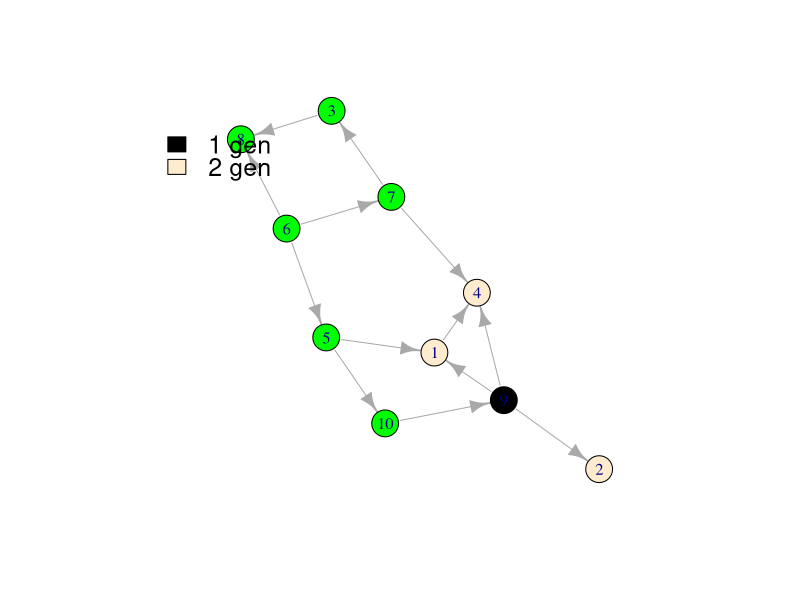

Here is the R script that generated this plot:
library(igraph)

# prepare network data
raw_graph_data = read.csv(file="social_network_graph_data.csv", header=FALSE, sep=" ")

graph_data <- raw_graph_data[3:nrow(raw_graph_data), 1:2]
str(graph_data)

raw_graph <- graph_from_data_frame(graph_data, directed=TRUE)
#graph <- simplify(raw_graph)
graph <- erdos.renyi.game(p.or.m=.2, n=10, directed = TRUE)

# check if graph has 167 vertices & 5783 edges
print(vcount(graph))
print(ecount(graph))

# CONDUCT DISTRIBUTION SIMULATION

random_attempts_count <- 1
iterations_within_attempt <- 2
legend_descriptions <- lapply(c(1:iterations_within_attempt), paste0, " gen")
plot_file_names <- lapply(c(1:random_attempts_count), paste0, "attempt.jpg")
plot_colors <- c("black", "blanchedalmond", "blue", "blueviolet", "cyan", "darkgoldenrod1", "darkolivegreen1", "firebrick1", "deeppink", "lightskyblue")

for(attempt in 1:random_attempts_count) {
  print(paste(as.character(attempt), "attempt"))
  
  # mark all nodes as non-infected
  for(vertex_index in V(graph)) {
    V(graph)[vertex_index]$infected = F
    V(graph)[vertex_index]$color = "green"
  }
  
  # set a random node to be infected
  random_index <- sample(1:vcount(graph), 1)
  print(random_index)
  V(graph)[random_index]$infected <- T
  V(graph)[random_index]$color <- plot_colors[1]
  
  # create 0-init vertex size matrix where the source-of-infection node is 1
  size_matrix = matrix(0, nrow = vcount(graph), ncol = 1)
  size_matrix[random_index, 1] <- 1
  
  infection_sources <- V(graph)[random_index]
  
  # simulate 10 iterations of infection propagation
  for(index in 1:iterations_within_attempt) {
    
    neighbors_to_be_infected <- list()
    
    for(infection_source in infection_sources) {
      print(paste("infection source", infection_source))
      neighbors_to_be_infected <- union(neighbors_to_be_infected, neighbors(graph, V(graph)[infection_source], mode = "out"))
    }
    
    neighbors_to_be_infected <- setdiff(neighbors_to_be_infected, V(graph)[infected == T])
    
    infection_sources <- neighbors_to_be_infected
    
    #infect neighbors of sampled node
    for(neighbor in neighbors_to_be_infected) {
      V(graph)[neighbor]$infected <- T
      V(graph)[neighbor]$color <- plot_colors[index+1]
    }
  } 
  
  # plot the graph after 10 propagation iterations & save it to file
  jpeg(as.character(plot_file_names[attempt]), width = 1280, height = 768)
  #plot(graph, rescale = TRUE, ylim=c(-1, 1), xlim=c(-1.1, 0.9), edge.arrow.size = .5, asp = 0, 
   #    vertex.label=NA, vertex.size=2.5 + 1.5 * as.matrix(size_matrix), layout=layout.drl(graph), main = paste("Random attempt no. ", attempt))
  plot(graph)
  
  legend(-1.15, .75, y.intersp = .75, xjust = .5, yjust = .5, legend=as.vector(legend_descriptions), bty = "n", fill = plot_colors, cex=1.5)
  dev.off() 
}
